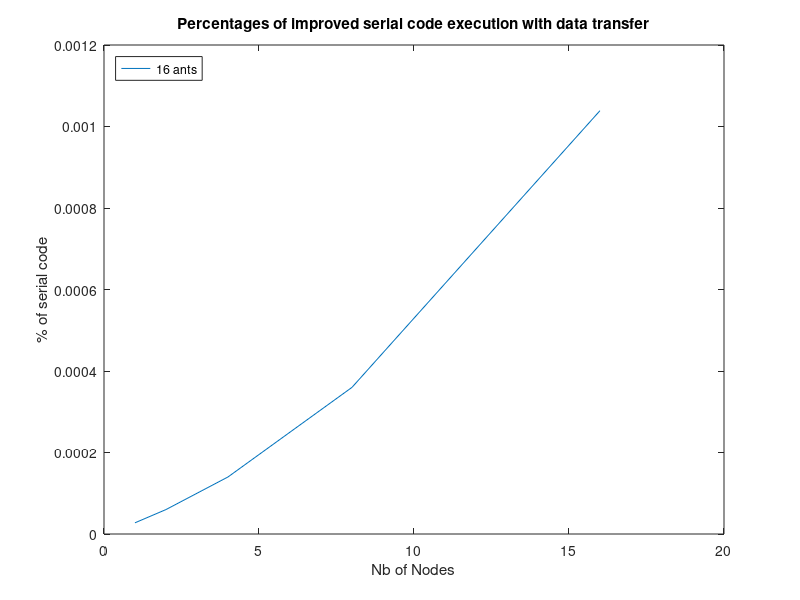

Reproduce this figure in MATLAB.
% Ant Colony Optimization Algorithm with MPI
% Schaer Marc

% Compute fraction of improved serial code without considering data transfer

nants = [1 2 4 8 16];
nodes = [1 2 4 8 16];
c = 1000
result = zeros(size(nodes,2),size(nants,2))
L = 100
l = 50

for i = 1:size(nants,2)
    for j = 1:size(nodes,2)
        result(j,i) = (2*(c+L*nodes(j)))/(2*(c+L*nodes(j)) + (L*l*c*(nants(i))/nodes(j)));
    end
end

disp(result)

figure
plot(nodes,result(:,5))%nodes,speedup32,nodes,speedup64)
legend('16 ants', 'Location', 'northwest')
title('Percentages of improved serial code execution with data transfer')
xlabel('Nb of Nodes')
ylabel('% of serial code')